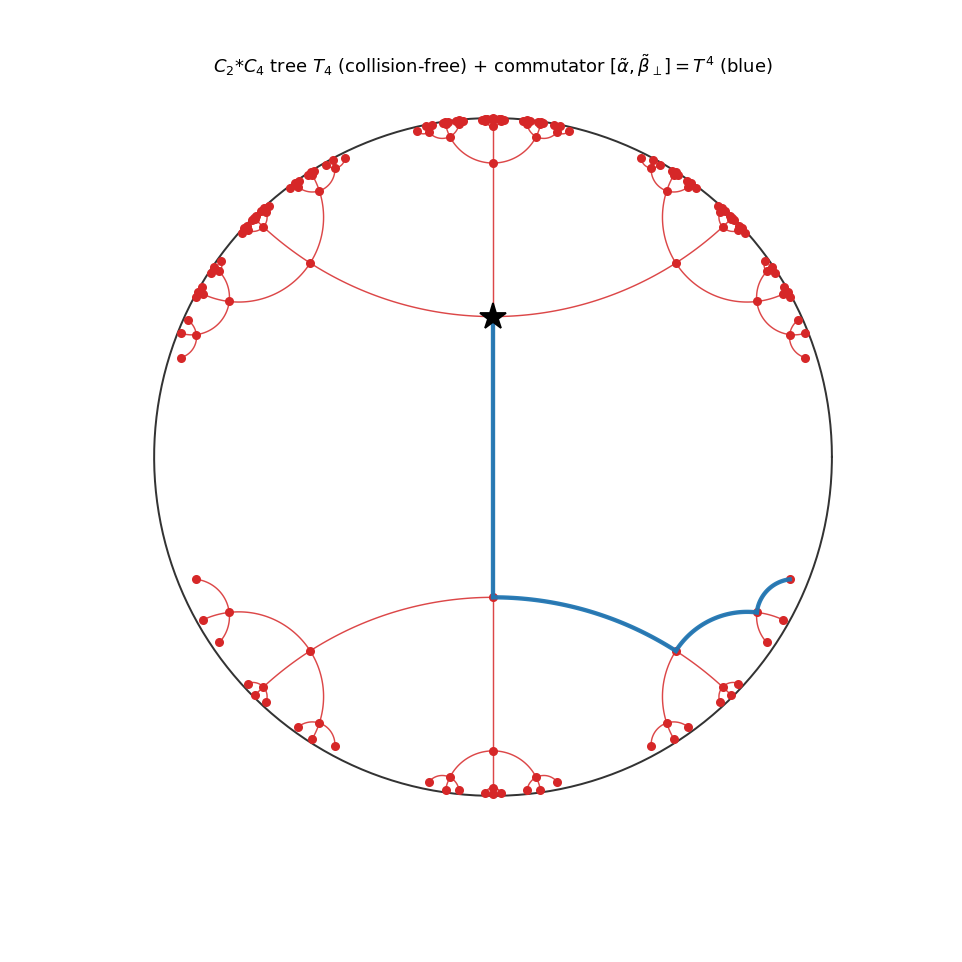

Recreate this plot in Python.
#!/usr/bin/env python3
"""
028 — C_2 * C_4 normal-form constructor for the {inf,4} Hecke network.

Supersedes 013 (whose IFS F1..F4 had hidden torsion: F3 = F2^{-1}, F4 = F1^{-1},
so the "4-ary tree" was non-free with word collisions).  Here the tiling's
1-skeleton is built collision-free from the free product

    Gamma_4 = < J, U | J^2 = U^4 = 1 >  =  C_2 * C_4,   U = J T (fixes eps_4),
    J (fixes eps_2 = i),   T: z -> z + sqrt2.

The 1-skeleton is the 4-regular Bass-Serre tree T_4:
  * vertices = the eps_4-orbit (right cosets Gamma_4 / <U>), 4-valent;
  * root edge e_0 = [eps_4, J(eps_4)] (through eps_2 = i);
  * neighbours of g(eps_4):  g U^r J (eps_4),  r = 0,1,2,3.
BFS to depth d yields exactly  1 + 2 (3^d - 1)  vertices (no collisions).

Also computes the F_2 rtimes C_4 commutator coordinates:
  alpha~ = J U^2,  beta~_perp = U^3 J U^3  (both hyperbolic, translation 2 ln lambda),
  and verifies  [alpha~, beta~_perp] = (J U)^4 = T^4  (the 4-step tearing).

Four views' data are printed: (1) tree vertices/edges; (2) the Pell axis
(r_i = 2 word); (3) the {4,inf} dual (a=0 line orbit) — computed here too;
(4) the commutator 4-step path eps_4 -> T eps_4 -> T^2 eps_4 -> T^3 eps_4 ->
T^4 eps_4.

STATUS: C_2*C_4 presentation, the tree count, and [alpha~,beta~_perp]=T^4 are
exact (verified); this corrects the non-free IFS of 013.
"""

import numpy as np
import matplotlib
matplotlib.use("Agg")
import matplotlib.pyplot as plt
from math import sqrt, pi, atan2, hypot, inf

SQ2 = sqrt(2.0)
INF = float("inf")


def matmul(A, B):
    return A @ B


def mpow(M, n):
    R = np.eye(2, dtype=complex)
    for _ in range(n):
        R = R @ M
    return R


def apply(M, z):
    a, b, c, d = M[0, 0], M[0, 1], M[1, 0], M[1, 1]
    return (a * z + b) / (c * z + d)


I = np.eye(2, dtype=complex)
J = np.array([[0, -1], [1, 0]], dtype=complex)
T = np.array([[1, SQ2], [0, 1]], dtype=complex)
U = J @ T                          # [[0,-1],[1,sqrt2]]

EPS4 = (-1 + 1j) / SQ2
EPS2 = 1j


def h2_to_disk(z):
    return (z - 1j) / (z + 1j)


def key(z, prec=9):
    return round(z.real, prec) + 1j * round(z.imag, prec)


def geodesic_arc(z1, z2, n=60):
    x1, y1 = z1.real, z1.imag
    x2, y2 = z2.real, z2.imag
    if abs(x2 - x1) < 1e-12:
        y = np.linspace(min(y1, y2), max(y1, y2), n)
        return x1 + 1j * y
    c = ((x2 * x2 + y2 * y2) - (x1 * x1 + y1 * y1)) / (2.0 * (x2 - x1))
    R = hypot(x1 - c, y1)
    th1, th2 = atan2(y1, x1 - c), atan2(y2, x2 - c)
    if th2 < th1:
        th2 += 2 * pi
    if th2 - th1 > pi:
        th1, th2 = th2, th1 + 2 * pi
    t = np.linspace(th1, th2, n)
    return (c + R * np.cos(t)) + 1j * (R * np.sin(t))


def gen_tree(depth):
    """Collision-free BFS of T_4.  Returns (pos->g, edges list)."""
    pos_to_g = {key(EPS4): I}
    edges = []
    frontier = [I]
    for _ in range(depth):
        new_frontier = []
        for g in frontier:
            z1 = apply(g, EPS4)
            for r in range(4):
                g2 = g @ mpow(U, r) @ J
                z2 = apply(g2, EPS4)
                k = key(z2)
                if k not in pos_to_g:
                    pos_to_g[k] = g2
                    new_frontier.append(g2)
                    edges.append((z1, z2))
        frontier = new_frontier
    return pos_to_g, edges


def main():
    depth = 4
    pos_to_g, edges = gen_tree(depth)
    print("tree vertices at depth", depth, ":", len(pos_to_g),
          " (expect", 1 + 2 * (3**depth - 1), ")")
    print("tree edges (spanning):", len(edges))

    # ---- F_2 rtimes C_4 commutator ----
    al = J @ mpow(U, 2)          # JU^2
    be = mpow(U, 3) @ J @ mpow(U, 3)   # U^3 J U^3
    comm = al @ be @ np.linalg.inv(al) @ np.linalg.inv(be)
    T4 = mpow(T, 4)
    print("\nalpha~ = JU^2 =", al.tolist())
    print("beta~_perp = U^3 J U^3 =", be.tolist())
    print("[alpha,beta] =", np.round(comm, 10).tolist())
    print("T^4 =", T4.tolist())
    print("commutator == T^4 (PSL):",
          np.allclose(comm, T4) or np.allclose(comm, -T4))

    # ---- Pell axis (r_i = 2 word: (U^2 J)^d) ----
    axis = []
    g = I
    for _ in range(4):
        g = g @ mpow(U, 2) @ J
        axis.append(apply(g, EPS4))
    print("\nPell axis (U^2 J)^d eps4:", [key(z) for z in axis])

    # ---- commutator 4-step path eps4 -> T^4 eps4 ----
    path = [apply(mpow(T, k), EPS4) for k in range(5)]
    print("commutator path eps4 -> T^4 eps4:", [key(z) for z in path])

    # ---- figure ----
    fig, ax = plt.subplots(figsize=(7.4, 7.4))
    th = np.linspace(0, 2 * pi, 400)
    ax.plot(np.cos(th), np.sin(th), color="0.2", lw=1.1)
    for (z1, z2) in edges:
        w = h2_to_disk(geodesic_arc(z1, z2))
        ax.plot(w.real, w.imag, color="tab:red", lw=0.8, alpha=0.85, zorder=2)
    for k in pos_to_g:
        w = h2_to_disk(k)
        ax.plot([w.real], [w.imag], marker="o", ms=4, color="tab:red", zorder=3)
    # commutator path (bold)
    for k in range(4):
        w1 = h2_to_disk(geodesic_arc(path[k], path[k + 1]))
        ax.plot(w1.real, w1.imag, color="tab:blue", lw=2.4, alpha=0.95, zorder=4)
    w4 = h2_to_disk(EPS4)
    ax.plot([w4.real], [w4.imag], marker="*", ms=15, color="k", zorder=6)
    ax.set_aspect("equal"); ax.set_xticks([]); ax.set_yticks([])
    for sp in ax.spines.values():
        sp.set_visible(False)
    ax.set_title(r"$C_2{*}C_4$ tree $T_4$ (collision-free) + commutator "
                 r"$[\tilde\alpha,\tilde\beta_\perp]=T^4$ (blue)", fontsize=10)
    fig.subplots_adjust(top=0.94)
    out = "/Users/mingli/AEG/aeg-paper/notes/general/028-c2c4-tree.png"
    fig.savefig(out, dpi=130)
    print("\nsaved:", out)


if __name__ == "__main__":
    main()
